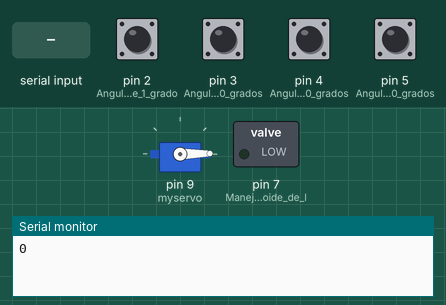
Bench run of a sketch on a simulated Arduino Uno, built with avr-gcc and run on an emulated ATmega328P. Parts: servo, switched loads named in the sketch (green lamp = pin HIGH), the last lines printed to the serial monitor. Inputs (shaded band) come from the test bench; at power-on: pin 2 (Angulo_de_1_grado), pin 3 (Angulo_de_20_grados), pin 4 (Angulo_de_40_grados), pin 5 (Angulo_de_60_grados) HIGH.

Above: at 2.3 s.
2.4 s: pin 3 (Angulo_de_20_grados) pulled LOW for 0.15 s
At 6.5 s:
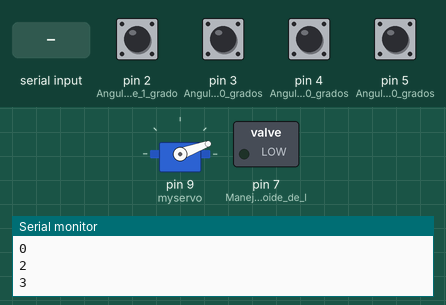
7.4 s: "1" received over Serial
At 9.27 s:
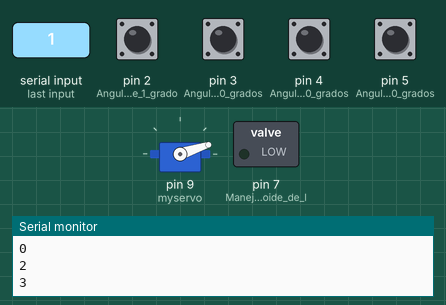
10.4 s: pin 4 (Angulo_de_40_grados) pulled LOW for 1 s
At 13.7 s:
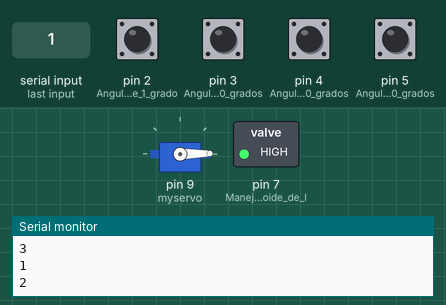
Timing chart, 0 to 23.4 s (numbered marks = the images above; inputs shaded):
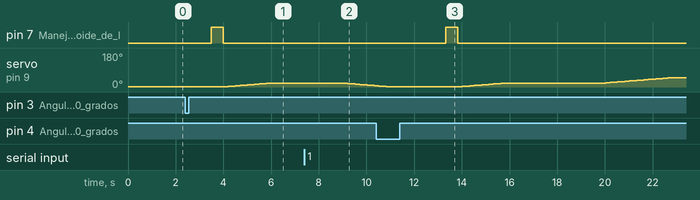

Measured:
- after the input at 2.4 s, pin 7 (Manejo_del_solenoide_de_l): LOW → HIGH after 1.1 s, → LOW 0.50 s later; servo on pin 9 (myservo): moves from 1° to 20° over 1.8 s, starting after 1.7 s
- after the input at 7.4 s, servo on pin 9 (myservo): moves from 20° to 7° over 1.2 s, starting after 1.7 s
- after the input at 10.4 s, pin 7 (Manejo_del_solenoide_de_l): LOW → HIGH after 2.9 s, → LOW 0.50 s later

The sketch:

plano_inclinado_05.ino
```cpp
/******************************************************
#
#  Comunicacion con Arduino - Python
#
#  - PYTHON y ARDUINO "platican" indefinidamente
#  - El intercambio de información se realiza por el puerto serial
#    enviando y recibiendo información en formato de BYTES
#
#     Algoritmo:
#
#  1. ARDUINO envía el texto. "Hola mundo -> 1234"
#  2. Cuando Python encuentra la palabra "mundo", le envia
#     a ARDUINO el número 9 para que su LED 13 encienda
#     y apague 9 veces
#  3. El proceso se repite ciclicamente
#
#                                   30 / diciembre / 2021
#
#  Requiere tener conectado ARDUINO corriendo el programa en Python::
#
#   C:/User/frr/AppData/Local/Programs/Python/Python38/MisProgramas/
3   PLANO INCLINADO/Proyecto IoT/
#   plano_inclinado_03.py
#
#  Requiere tener corriendo el programa de Pyhton:
#
#*******************************************************/

/***********************************************************
 *
 * Mensajes:  0 - "Sistema Activado"
 *            1 - "Solicitud Recibida"
 *            2 - "Inicializa Esfera"
 *            3 - "Inicializa Plano Inclinado con Angulo CERO"
 *            4 - "Posiciona Plano Inclinado con Angulo SOLICITADO"
 *            5 - "Libera Esfera"
 *            6 - "Finaliza Experimento"
 *
 ***********************************************************/

#include <Servo.h>

Servo myservo;  // create servo object to control a servo

int angulo_actual = 1;
int angulo_objetivo = 1;
int inicio_secuencia = 1;
int retardo_angulo = 100;

String msg_enviado;
char option;
String data;
String comando;

int incomingByte = 0; // for incoming serial data
String cmd_recibido_python = "";

int pinLED = 13;

void setup() {

  myservo.attach(9);  // attaches the servo on pin 9 to the servo object

  Serial.begin(9600);

 /*******************************
   * Interruptores manuales *
   *******************************/
  pinMode(2, INPUT);         // Angulo de 1 grado. Captura de canica
  digitalWrite(2, HIGH);     // turn on pullup resistors
  pinMode(3, INPUT);          // Angulo de 20 grados. Posicion HORIZONTAL
  digitalWrite(3, HIGH);     // turn on pullup resistors
  pinMode(4, INPUT);          // Angulo de 40 grados. [30 grados EFECTIVOS]
  digitalWrite(4, HIGH);     // turn on pullup resistors
  pinMode(5, INPUT);          // Angulo de 60 grados [50 grados EFECTIVOS]
  digitalWrite(5, HIGH);     // turn on pullup resistors

  pinMode(7, OUTPUT);       // Manejo del solenoide de liberacion

  myservo.write(1);

  desactivar_solenoida();

  msg_enviado = "0";      // 0 - "Sistema Activado"
  envia_msgs_python();

}

int entrada_2;

void loop() {

  recibe_msgs_python();
  /*******************************
   * SIMULACIONES DE ANGULOS DE
   * INCLINACION
   *******************************/
  if(!digitalRead(2)){
    angulo_objetivo = 1;  // Angulo de 1 grado. Captura de canica
    inicio_secuencia = 1;
  }

  if(!digitalRead(3)){
    angulo_objetivo = 20; // Angulo de 20 grados. Posicion HORIZONTAL. 0 grados
    calibrar_angulo_cero();
    inicio_secuencia = 0;
  }

  if(!digitalRead(4)){
    angulo_objetivo = 50; //40; // Angulo de 40 grados. [30 grados EFECTIVOS]. 20 grados
    inicio_secuencia = 1;
  }

  if(!digitalRead(5)){
    angulo_objetivo = 65; // 50// Angulo de 60 grados [50 grados EFECTIVOS]. 30 grados
    inicio_secuencia = 1;
  }

  if (angulo_objetivo != 1 && inicio_secuencia){
    Serial.flush();
    msg_enviado = "1";     // 1 - "Solicitud Recibida"
    envia_msgs_python();
    ejecuta_secuencia_posicionamiento();
    inicio_secuencia = 0;
  } else {
    posiciona_plano_inclinado();
  }

}

void posiciona_plano_inclinado(){

 if (angulo_actual < angulo_objetivo) {
    for(int i=angulo_actual; i<=angulo_objetivo; i++){
      myservo.write(i);
      delay(retardo_angulo);
    }
  }

  if (angulo_actual > angulo_objetivo) {
    for(int i=angulo_actual; i>=angulo_objetivo; i--){
      myservo.write(i);
      delay(retardo_angulo);
    }
  }
  angulo_actual = angulo_objetivo;
}

void calibrar_angulo_cero(){
  // ---------------------------------------------------------------------
  //        Captura esfera en posicion inicial para experimento
  // ---------------------------------------------------------------------
  // --- Envia mensaje informativo a Python ---
  Serial.flush();
  msg_enviado = "2";      // 2 - "Inicializa Esfera"
  envia_msgs_python();
  // --- Posiciona plano en angulo negativo para captura de la esfera ---
  angulo_objetivo = 1;
  posiciona_plano_inclinado();
  delay(100);
  // --- Captura esfera en posicion inicial ---
  liberar_esfera();

  // ---------------------------------------------------------------------
  //        Posiciona Plano Inclinado en Angulo CERO (horizontal)
  // ---------------------------------------------------------------------
  // --- Posiciona plano en angulo 20 correspondiente a posicion HORIZONTAL ---
  // El angulo de 20 corresponde a un angulo de offset
  angulo_objetivo = 20;
  posiciona_plano_inclinado();
  // --- Envia mensaje informativo a Python ---
  Serial.flush();
  msg_enviado = "3";      // 3 - "Inicializa Plano Inclinado con Angulo CERO"
  envia_msgs_python();
  delay(2000);

}

void ejecuta_secuencia_posicionamiento(){

  int temp = angulo_objetivo;

  // ---------------------------------------------------------------------
  //        Captura esfera en posicion inicial para experimento
  // ---------------------------------------------------------------------
  // --- Envia mensaje informativo a Python ---
  Serial.flush();
  msg_enviado = "2";      // 2 - "Inicializa Esfera"
  envia_msgs_python();
  // --- Posiciona plano en angulo negativo para captura de la esfera ---
  angulo_objetivo = 1;
  posiciona_plano_inclinado();
  delay(100);
  // --- Captura esfera en posicion inicial ---
  liberar_esfera();

  // ---------------------------------------------------------------------
  //        Posiciona Plano Inclinado en Angulo CERO (horizontal)
  // ---------------------------------------------------------------------
  // --- Posiciona plano en angulo 20 correspondiente a posicion HORIZONTAL ---
  // El angulo de 20 corresponde a un angulo de offset
  angulo_objetivo = 20;
  posiciona_plano_inclinado();
  // --- Envia mensaje informativo a Python ---
  Serial.flush();
  msg_enviado = "3";      // 3 - "Inicializa Plano Inclinado con Angulo CERO"
  envia_msgs_python();
  delay(2000);

  // ---------------------------------------------------------------------
  //        Posiciona Plano Inclinado en Angulo SOLICITADO
  // ---------------------------------------------------------------------
  // --- Envia mensaje informativo a Python ---
  Serial.flush();
  msg_enviado = "4";      // 4 - "Posiciona Plano Inclinado con Angulo SOLICITADO"
  envia_msgs_python();
  // --- BLOQUEA Liberacion de esfera ---
  bloquear_esfera();
  // --- Posiciona plano en en Angulo SOLICITADO ---
  angulo_objetivo = temp;
  posiciona_plano_inclinado();
  delay(2000);

  // ---------------------------------------------------------------------
  //        LIBERA Esfera
  // ---------------------------------------------------------------------
  // --- Envia mensaje informativo a Python ---
  Serial.flush();
  msg_enviado = "5";      // 5 - "Libera Esfera"
  envia_msgs_python();
  delay(500);
  desactivar_solenoida();
  liberar_esfera();
  delay(3000);

  // ---------------------------------------------------------------------
  //        FINALIZA Experimento
  // ---------------------------------------------------------------------
  // --- Envia mensaje informativo a Python ---
  Serial.flush();
  msg_enviado = "6";     // 6 - "Finaliza Experimento"
  envia_msgs_python();
}

void liberar_esfera(){
  // --- Comprime SOLENOIDE ---
  // Permite el paso de la esfera
  digitalWrite(7, HIGH);
  digitalWrite(8, LOW);
  delay(500);
  // --- Desactiva SOLENOIDE ---
  // Impide el paso de la esfera
  // FUERZA DEBIL DEL SOLENOIDA
  digitalWrite(7, LOW);
  digitalWrite(8, LOW);
}

void bloquear_esfera(){
  // --- Expande SOLENOIDE ---
  // Impide el paso de la esfera
  // FUERZA FUERTE DEL SOLENOIDA
  digitalWrite(7, LOW);
  digitalWrite(8, HIGH);
}

void desactivar_solenoida(){
  // --- Desactiva SOLENOIDE ---
  // Impide el paso de la esfera
  // FUERZA FUERTE DEL SOLENOIDA
  digitalWrite(7, LOW);
  digitalWrite(8, LOW);
  delay(100);
}

void libera_esfera_XX(){
  digitalWrite(7, HIGH);
  delay(500);
  digitalWrite(7, LOW);
}

void envia_msgs_python(){
  Serial.println(msg_enviado);
  delay(1000);
}

void recibe_msgs_python(){

   if (Serial.available() > 0) {
    delay(20); // Delay para dar tiempo al buffer para que reciba todos los caracteres
    cmd_recibido_python = "";  // String para almacenar todos los caracteres recibidos
    // ---------------------------------
    //  Lectura de los caracteres leidos
    //  en el buffer: "cmd_recibido_python"
    // ---------------------------------
    while (Serial.available() > 0) {
       cmd_recibido_python += (char)Serial.read();
    }
    angulo_objetivo = 1;  // Angulo de 1 grado. Captura de canica
    inicio_secuencia = 1;
    posiciona_plano_inclinado();
    delay(200);

    //****************************************
  }

}
```
